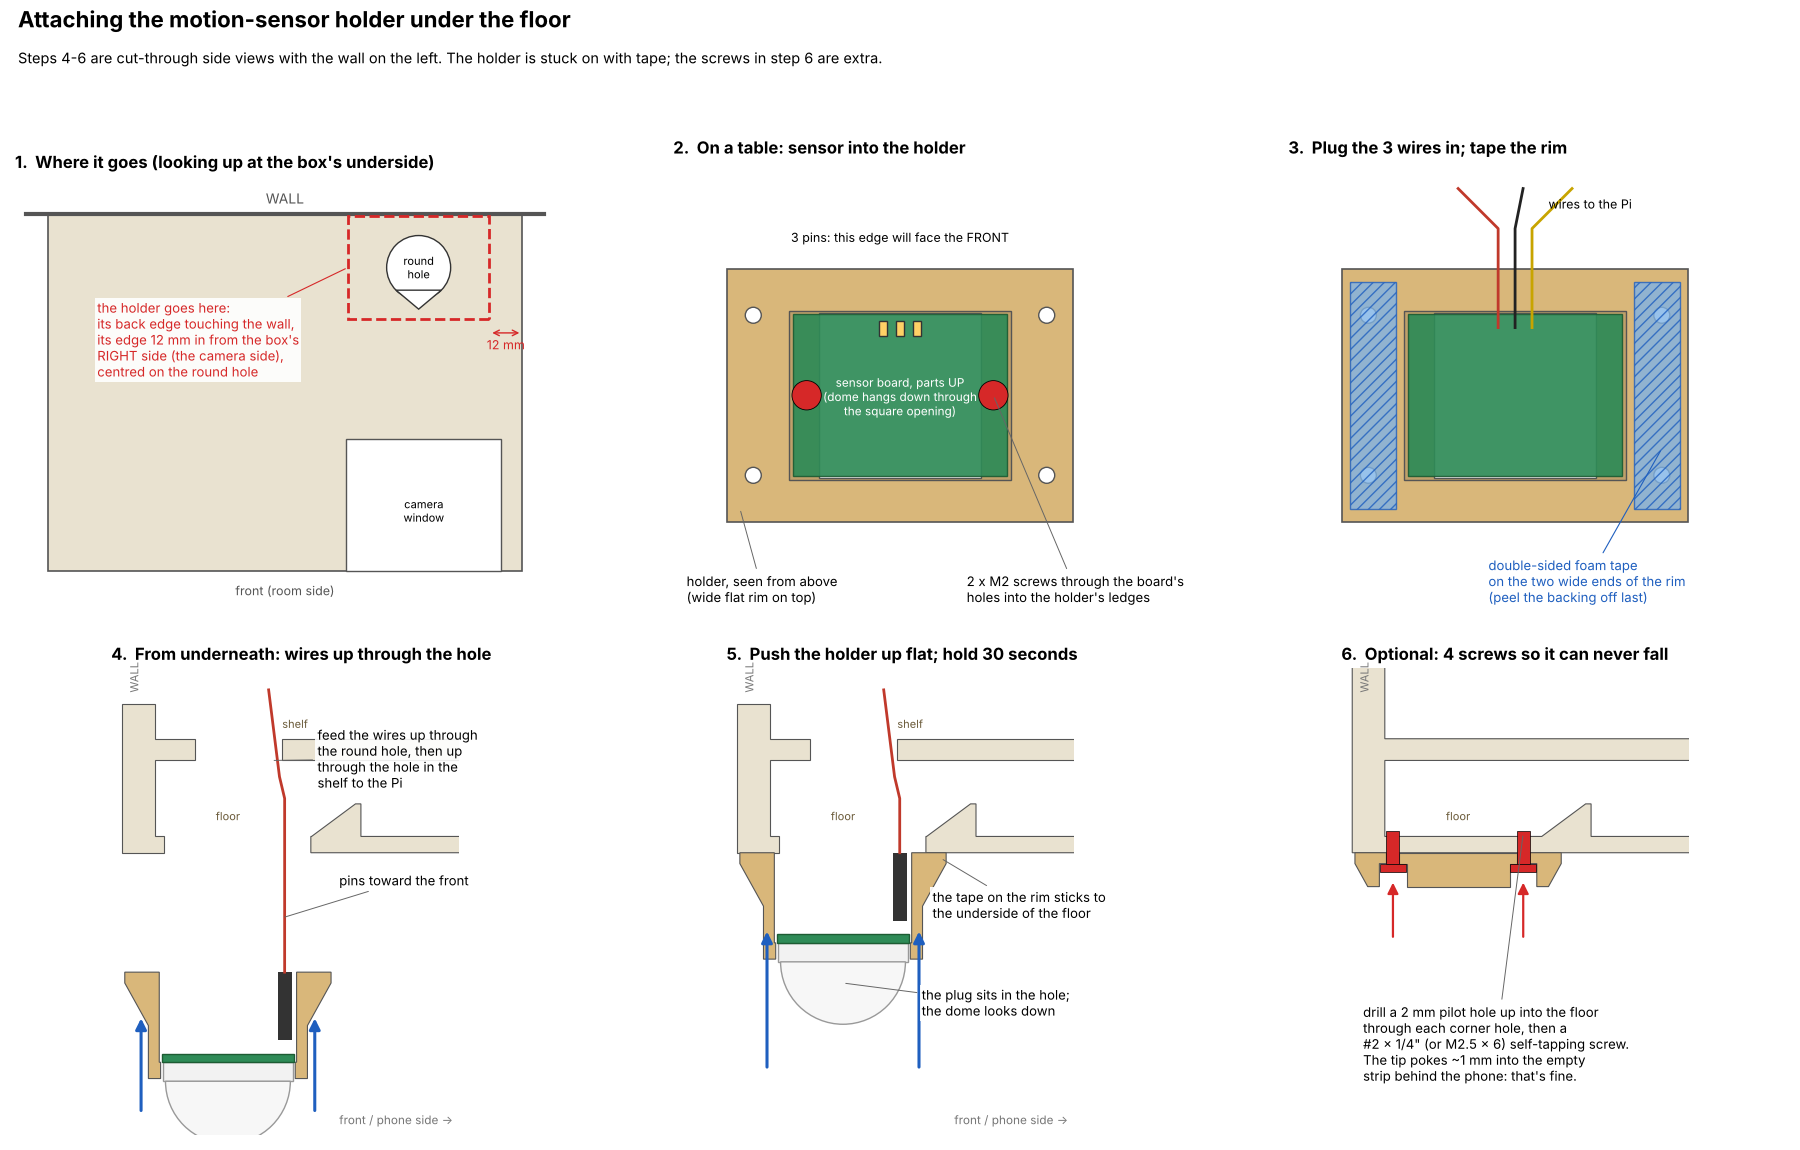

The script that saved this image:
import sys
sys.path.insert(0, "enclosure"); sys.path.insert(0, sys.argv[1])
import numpy as np, matplotlib, math
matplotlib.use("Agg")
import matplotlib.pyplot as plt
from matplotlib.patches import Rectangle, PathPatch, Wedge, FancyArrowPatch, Circle, Polygon
from matplotlib.path import Path
from section import section
import enclosure as e

BODY = "#e9e2d0"; HOLD = "#d9b77a"; PCB = "#2e8b57"; RED = "#d62828"; BLUE = "#1f5fbf"; TAPE = "#7fb3e6"
lab = dict(fontsize=9.5, bbox=dict(fc="white", ec="none", alpha=0.9, pad=1.5), zorder=20)

def fill(ax, shape, axis, at, color, dy=0, dz=0, z=2):
    for outer, holes in section(shape, axis, at):
        verts, codes = [], []
        for ring in [outer] + holes:
            r = ring + np.array([dy, dz])
            verts += list(r) + [r[0]]; codes += [Path.MOVETO] + [Path.LINETO] * (len(r) - 1) + [Path.CLOSEPOLY]
        ax.add_patch(PathPatch(Path(verts, codes), fc=color, ec="#555", lw=0.8, zorder=z))

def arrow(ax, a, b, c=BLUE, lw=2.2):
    ax.add_patch(FancyArrowPatch(a, b, arrowstyle="-|>", mutation_scale=16, color=c, lw=lw, zorder=15))

def title(ax, n, t):
    ax.set_title(f"{n}.  {t}", fontsize=12, loc="left", fontweight="bold")

body, mount = e.body_hung(), e.pir_mount_hung()
px, py = e.PIR_C
iw, idp = e.PIR_BOARD[0] + 2 * e.PIR_CUP_CLR, e.PIR_BOARD[1] + 2 * e.PIR_CUP_CLR
FX, FY = e.PIR_FLANGE
bz = -(e.PIR_COMPONENT_ROOM + e.PCB_T)

fig, axs = plt.subplots(2, 3, figsize=(18, 11.5))
axs = axs.ravel()

# ---- 1. where it goes: looking UP at the underside of the body
ax = axs[0]; title(ax, 1, "Where it goes (looking up at the box's underside)")
W, D = e.OUT_X, e.OUT_Y
flip = lambda y: -y   # wall at the top of the picture
ax.add_patch(Rectangle((0, flip(D)), W, D, fc=BODY, ec="#555", lw=1.2))
ax.plot([-8, W + 8], [0, 0], color="#555", lw=3); ax.text(W / 2, 4, "WALL", ha="center", fontsize=10, color="#555")
ax.text(W / 2, flip(D) - 9, "front (room side)", ha="center", fontsize=9, color="#555")
# camera window
cx0 = e.IN_X0 + e.FIT + e.CAM_FROM_TOP[0]; cx1 = e.IN_X0 + e.FIT + e.CAM_FROM_TOP[1]
ax.add_patch(Rectangle((cx0, flip(D)), cx1 - cx0, D - (e.PHONE_Y1 - e.FIT - e.CAM_DEPTH), fc="white", ec="#555"))
ax.text((cx0 + cx1) / 2, flip(D) + 18, "camera\nwindow", ha="center", fontsize=8)
# PIR hole (teardrop)
r = e.PIR_DOME_HOLE / 2
ax.add_patch(Circle((px, flip(py)), r, fc="white", ec="#333", lw=1))
ax.add_patch(Polygon([(px - r / 1.4142, flip(py + r / 1.4142)), (px, flip(py + 1.3 * r)), (px + r / 1.4142, flip(py + r / 1.4142))], fc="white", ec="#333", lw=1))
ax.text(px, flip(py), "round\nhole", ha="center", va="center", fontsize=8)
# holder outline
ax.add_patch(Rectangle((px - FX / 2, flip(py + FY / 2)), FX, FY, fc="none", ec=RED, lw=2, ls="--", zorder=8))
ax.annotate("the holder goes here:\nits back edge touching the wall,\nits edge 12 mm in from the box's\nRIGHT side (the camera side),\ncentred on the round hole", (px + FX / 2, flip(py)), (px + FX / 2 + 92, flip(py) - 40),
            arrowprops=dict(arrowstyle="-", color=RED, lw=0.8), color=RED, **lab)
ax.annotate("", (0, flip(py) - 24), (px - FX / 2, flip(py) - 24), arrowprops=dict(arrowstyle="<->", color=RED, lw=1))
ax.text((px - FX / 2) / 2, flip(py) - 30, "12 mm", ha="center", fontsize=9, color=RED)
ax.set_xlim(-12, W + 12); ax.set_ylim(flip(D) - 16, 14); ax.set_aspect("equal"); ax.axis("off")
ax.invert_xaxis()  # as seen facing the wall and looking up: the model's x+ is on your left

# ---- 2. sensor into the holder, on a table (top view of the holder)
def holder_top(ax):
    ax.add_patch(Rectangle((-FX / 2, -FY / 2), FX, FY, fc=HOLD, ec="#555", lw=1.2))
    ax.add_patch(Rectangle((-iw / 2, -idp / 2), iw, idp, fc="#bfa06a", ec="#555"))
    lx, ly = e.PIR_LENS_OPENING
    ax.add_patch(Rectangle((-lx / 2, -ly / 2), lx, ly, fc="white", ec="#555"))
    for dx in (-22, 22):
        for dy in (-12, 12):
            ax.add_patch(Circle((dx, dy), e.PIR_FLANGE_SCREW / 2, fc="white", ec="#555"))
ax = axs[1]; title(ax, 2, "On a table: sensor into the holder")
holder_top(ax)
ax.add_patch(Rectangle((-e.PIR_BOARD[0] / 2, -e.PIR_BOARD[1] / 2), *e.PIR_BOARD, fc=PCB, ec="#1d5c33", alpha=0.92, zorder=5))
for dx in (-14, 14):
    ax.add_patch(Circle((dx, 0), 2.2, fc=RED, ec="k", lw=0.6, zorder=7))
for i in (-2.54, 0, 2.54):
    ax.add_patch(Rectangle((i - 0.6, e.PIR_BOARD[1] / 2 - 3.2), 1.2, 2.2, fc="#ffd166", ec="#333", zorder=7))
ax.text(0, FY / 2 + 4, "3 pins: this edge will face the FRONT", ha="center", fontsize=9, zorder=9)
ax.text(0, -3, "sensor board, parts UP\n(dome hangs down through\nthe square opening)", ha="center", color="white", fontsize=8.5, zorder=9)
ax.annotate("2 x M2 screws through the board's\nholes into the holder's ledges", (14, 0), (10, -FY / 2 - 12), arrowprops=dict(arrowstyle="-", color="#666", lw=0.7), **lab)
ax.annotate("holder, seen from above\n(wide flat rim on top)", (-FX / 2 + 2, -FY / 2 + 2), (-FX / 2 - 6, -FY / 2 - 12), arrowprops=dict(arrowstyle="-", color="#666", lw=0.7), **lab)
ax.set_xlim(-FX / 2 - 8, FX / 2 + 8); ax.set_ylim(-FY / 2 - 16, FY / 2 + 16); ax.set_aspect("equal"); ax.axis("off")

# ---- 3. wires on, tape on the rim
ax = axs[2]; title(ax, 3, "Plug the 3 wires in; tape the rim")
holder_top(ax)
ax.add_patch(Rectangle((-e.PIR_BOARD[0] / 2, -e.PIR_BOARD[1] / 2), *e.PIR_BOARD, fc=PCB, ec="#1d5c33", alpha=0.92, zorder=5))
for i, c in zip((-2.54, 0, 2.54), ("#c0392b", "#222", "#c8a400")):
    ax.plot([i, i, i + 6 * (i / 2.54 if i else 0.2)], [e.PIR_BOARD[1] / 2 - 2, FY / 2 + 6, FY / 2 + 12], color=c, lw=2, zorder=9)
for sx in (-1, 1):
    x0 = sx * (iw / 2 + 1.2) if sx > 0 else -FX / 2 + 1.2
    ax.add_patch(Rectangle((x0, -FY / 2 + 2), FX / 2 - iw / 2 - 2.4, FY - 4, fc=TAPE, ec=BLUE, hatch="///", alpha=0.8, zorder=8))
ax.annotate("double-sided foam tape\non the two wide ends of the rim\n(peel the backing off last)", (FX / 2 - 4, -8), (FX / 2 - 30, -FY / 2 - 12), arrowprops=dict(arrowstyle="-", color=BLUE, lw=0.8), color=BLUE, **lab)
ax.text(5, FY / 2 + 9, "wires to the Pi", fontsize=9, zorder=10)
ax.set_xlim(-FX / 2 - 8, FX / 2 + 8); ax.set_ylim(-FY / 2 - 16, FY / 2 + 16); ax.set_aspect("equal"); ax.axis("off")

# ---- side views (cut through the sensor, wall on the left)
def side(ax, dz, show_wires_up=True):
    fill(ax, body, "x", px, BODY)
    fill(ax, mount, "x", px, HOLD, dz=dz, z=3)
    y0, y1 = py - e.PIR_BOARD[1] / 2, py + e.PIR_BOARD[1] / 2
    ax.add_patch(Rectangle((y0, bz + dz), e.PIR_BOARD[1], e.PCB_T, fc=PCB, ec="#1d5c33", zorder=5))
    ax.add_patch(Rectangle((py - 12, bz - 3.5 + dz), 24, 3.5, fc="#f2f2f2", ec="#999", zorder=4))
    ax.add_patch(Wedge((py, bz - 3.5 + dz), 11.5, 180, 360, fc="#f7f7f7", ec="#999", zorder=4))
    ax.add_patch(Rectangle((y1 - 3.0, bz + e.PCB_T + 2.5 + dz), 2.6, 12.5, fc="#333", zorder=6))
    top = bz + e.PCB_T + 15 + dz
    ax.plot([y1 - 1.7, y1 - 1.7, 29, 27], [top, max(top, 10), 14, 30], color="#c0392b", lw=2, zorder=7)
    ax.text(1, 30, "WALL", rotation=90, fontsize=8, color="#777")
    ax.text(py, 6, "floor", fontsize=8, color="#6b5b3a", ha="center", zorder=9)
    ax.text(py + 10, 23, "shelf", fontsize=8, color="#6b5b3a", zorder=9)
    ax.text(40, -50, "front / phone side ->", fontsize=8.5, color="#777")
    ax.set_xlim(-2, 62); ax.set_ylim(-52, 34); ax.set_aspect("equal"); ax.axis("off")

ax = axs[3]; title(ax, 4, "From underneath: wires up through the hole")
side(ax, -22)
arrow(ax, (py - 16, -48), (py - 16, -30)); arrow(ax, (py + 16, -48), (py + 16, -30))
ax.annotate("feed the wires up through\nthe round hole, then up\nthrough the hole in the\nshelf to the Pi", (27.5, 17), (36, 12), arrowprops=dict(arrowstyle="-", color="#666", lw=0.7), **lab)
ax.annotate("pins toward the front", (py + 10, -12), (40, -6), arrowprops=dict(arrowstyle="-", color="#666", lw=0.7), **lab)

ax = axs[4]; title(ax, 5, "Push the holder up flat; hold 30 seconds")
side(ax, 0)
arrow(ax, (py - 14, -40), (py - 14, -14)); arrow(ax, (py + 14, -40), (py + 14, -14))
ax.annotate("the tape on the rim sticks to\nthe underside of the floor", (py + 18, -1), (36, -12), arrowprops=dict(arrowstyle="-", color="#666", lw=0.7), **lab)
ax.annotate("the plug sits in the hole;\nthe dome looks down", (py, -24), (34, -30), arrowprops=dict(arrowstyle="-", color="#666", lw=0.7), **lab)

# ---- 6. optional screws: side cut through a corner screw
ax = axs[5]; title(ax, 6, "Optional: 4 screws so it can never fall")
cutx = px - 22
fill(ax, body, "x", cutx, BODY); fill(ax, mount, "x", cutx, HOLD, z=3)
for dy in (-12, 12):
    yy = py + dy
    ax.add_patch(Rectangle((yy - 1.2, -2.0), 2.4, 2 + e.FLOOR + 1.0, fc=RED, ec="k", lw=0.5, zorder=6))
    ax.add_patch(Rectangle((yy - 2.4, -2.0 - 1.6), 4.8, 1.6, fc=RED, ec="k", lw=0.5, zorder=6))
    arrow(ax, (yy, -16), (yy, -5), c=RED, lw=1.6)
ax.annotate("drill a 2 mm pilot hole up into the floor\nthrough each corner hole, then a\n#2 x 1/4\" (or M2.5 x 6) self-tapping screw.\nThe tip pokes ~1 mm into the empty\nstrip behind the phone: that's fine.", (py + 12, e.FLOOR + 0.6), (2, -42), arrowprops=dict(arrowstyle="-", color="#666", lw=0.7), **lab)
ax.text(1, 30, "WALL", rotation=90, fontsize=8, color="#777"); ax.text(py, 6, "floor", fontsize=8, color="#6b5b3a", ha="center")
ax.set_xlim(-2, 62); ax.set_ylim(-52, 34); ax.set_aspect("equal"); ax.axis("off")

fig.suptitle("Attaching the motion-sensor holder under the floor", fontsize=16, fontweight="bold", x=0.01, y=0.995, ha="left")
fig.text(0.01, 0.945, "Steps 4-6 are cut-through side views with the wall on the left. The holder is stuck on with tape; the screws in step 6 are extra.", fontsize=10.5)
plt.tight_layout(rect=(0, 0, 1, 0.93)); plt.savefig(sys.argv[1] + "/pir_steps.png", dpi=100, facecolor="white")
